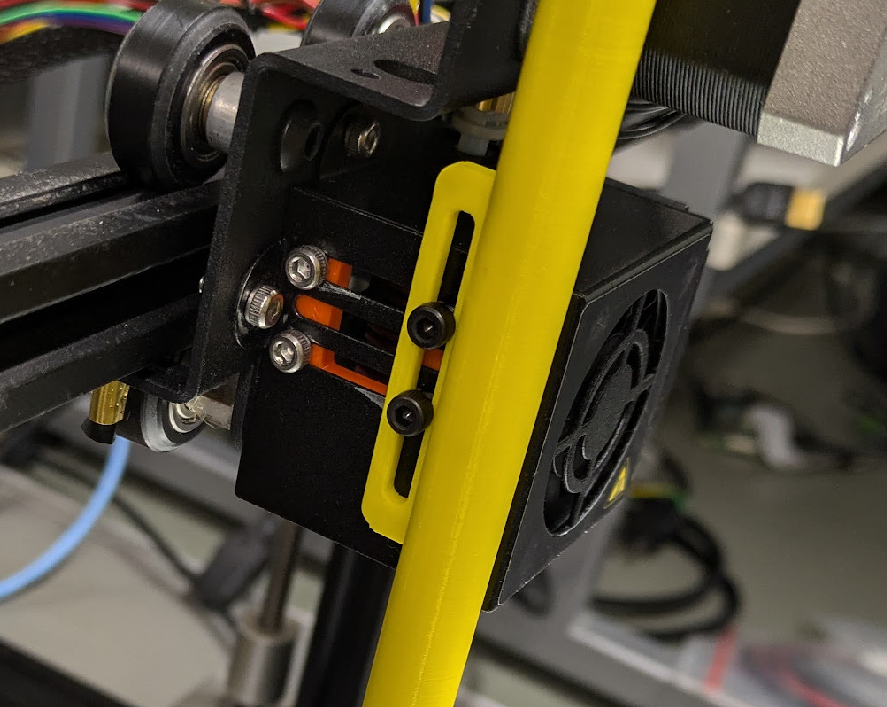
#> input picture 3dmodel/PenHolder.png, 887 x 707 px
$ python -i utils.py   (imports and definitions only)
#> lines starting #> are read from the running program, lines starting #| are printed output that depends on the picture
#> further down, picture is the input picture: shape (707, 887, 3); mean B, G, R 48.8, 76.2, 83.5
import numpy as np
import cv2
from pathlib import Path
import tqdm
import time
import mediapipe as mp


# [109 lines left out: functions douglas_peucker, sort_matrices_by_n, capture_image, not called in this run]


def get_edges(image):
    gray = cv2.cvtColor(image, cv2.COLOR_BGR2GRAY)
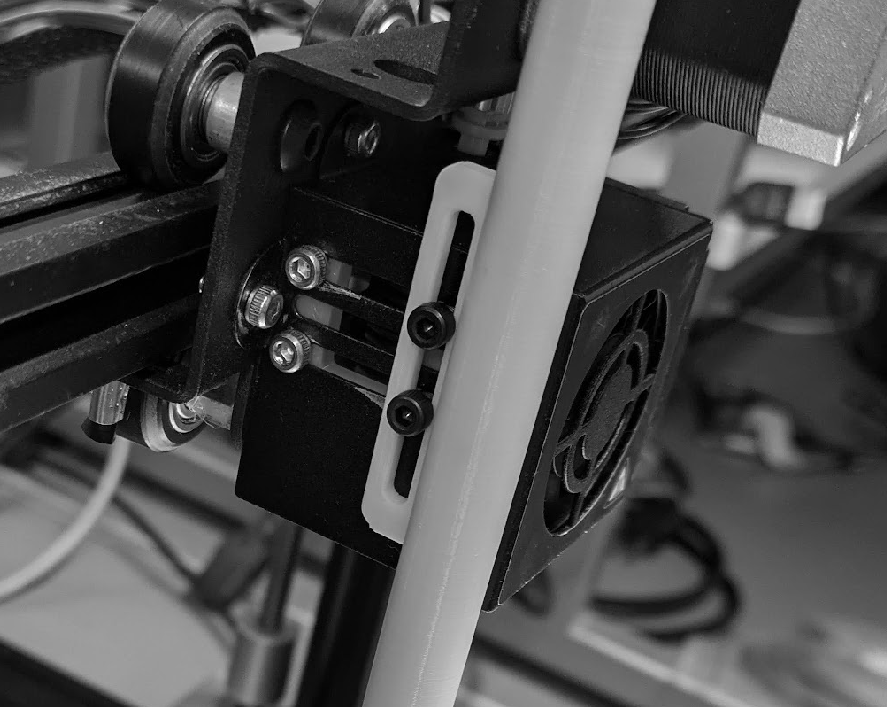
#> gray: shape (707, 887); min 0, max 255, mean 75.3
    gray = cv2.GaussianBlur(gray, (5, 5), 0)
    edges = cv2.Canny(gray, 50, 100)
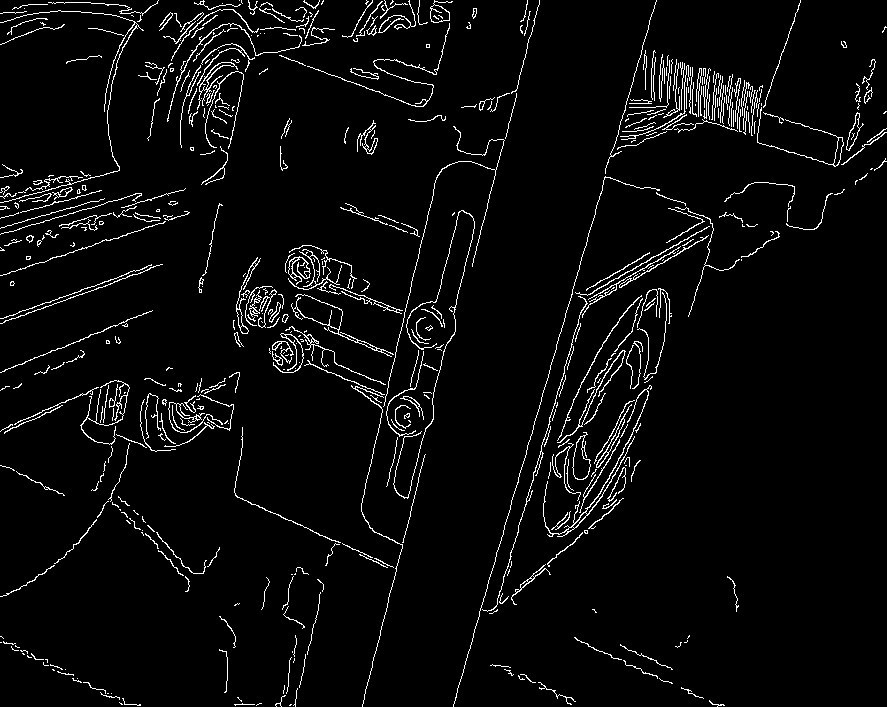
#> edges: shape (707, 887); 4.1% white in thin lines or dots

    return edges

# [120 lines left out: functions resize_image_to_640, map_bedsize, dump_to_gcode_str, dump_to_gcode, crop_image_to_sq, send_gcode_by_serial and 1 more, not called in this run]

>>> import cv2
>>> picture = cv2.imread('3dmodel/PenHolder.png')
>>> result = get_edges(picture)
